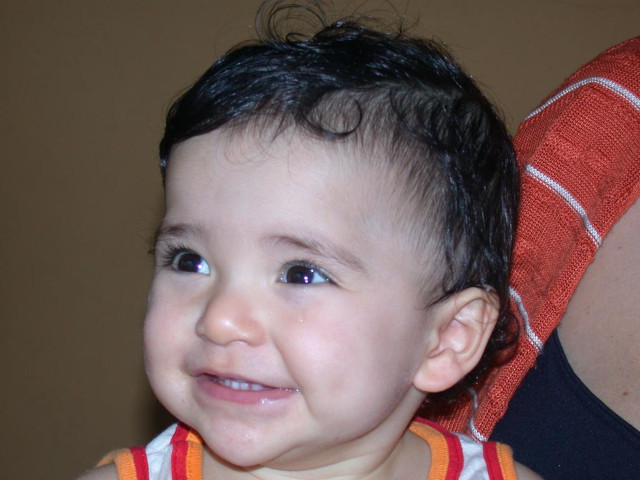
//> input picture PDI/4/biel.jpg, 640 x 480 px
$ ./esteg-decode biel.jpg   (built with g++ and OpenCV 4)
//> lines starting //> are read from the running program, lines starting //| are printed output that depends on the picture
#include <iostream>
#include <opencv2/opencv.hpp>

int main(int argc, char**argv) {
  cv::Mat imagemCodificada, imagemEscondida;
  cv::Vec3b valCodificada, valEscondida;
  int nbits = 3;

  imagemCodificada = cv::imread(argv[1], cv::IMREAD_COLOR);
//> imagemCodificada is the input picture: 480 rows x 640 cols, CV_8UC3; mean B, G, R 89.9, 92.5, 114.1

  if (imagemCodificada.empty()) {
    std::cout << "imagem nao carregou corretamente" << std::endl;
    return (-1);
  }

  cv::imshow("image", imagemCodificada);
  cv::waitKey();

  imagemEscondida = imagemCodificada.clone();

  for (int i = 0; i < imagemCodificada.rows; i++) {
    for (int j = 0; j < imagemCodificada.cols; j++) {
      valCodificada = imagemCodificada.at<cv::Vec3b>(i, j);
      valCodificada[1] = valCodificada[1] << (8-nbits);
      valCodificada[0] = valCodificada[0] << (8-nbits);
      valCodificada[2] = valCodificada[2] << (8-nbits);
      valEscondida[0] = valCodificada[0];
      valEscondida[1] = valCodificada[1];
      valEscondida[2] = valCodificada[2];
      imagemEscondida.at<cv::Vec3b>(i, j) = valEscondida;
    }
  }
//> this loop made 480 passes
//> valCodificada on passes 1 to 3: [224, 0, 160], [0, 32, 192], [0, 32, 192]
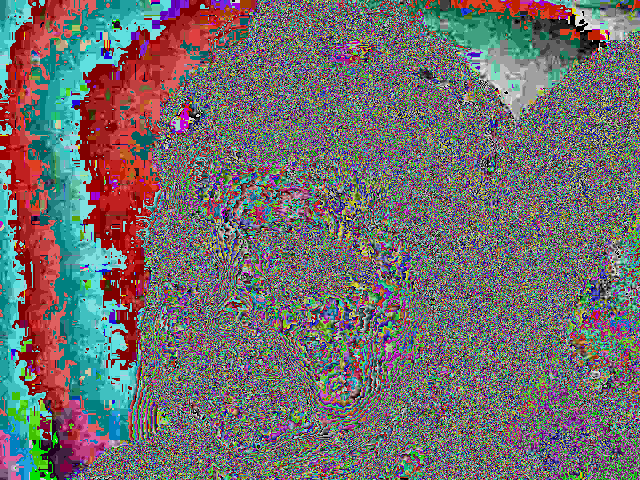
//> imagemEscondida: 480 rows x 640 cols, CV_8UC3; mean B, G, R 110, 110.1, 112.9
//> after the loop, valCodificada = [192, 96, 192]
  imwrite("esteganografia-dec.png", imagemEscondida);

  cv::imshow("image", imagemEscondida);
  cv::waitKey();

  return 0;
}

$ run again, on PDI/4/paisagem.jpg
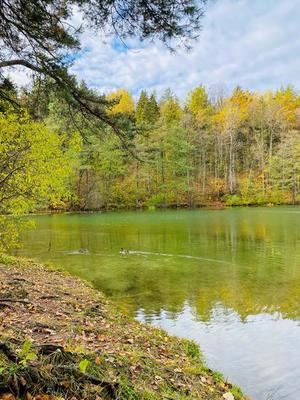
//> input picture PDI/4/paisagem.jpg, 300 x 400 px
//> imagemCodificada is the input picture: 400 rows x 300 cols, CV_8UC3; mean B, G, R 101.1, 148.6, 149
//> the loop `for (int i = 0; i < imagemCodificada.rows; i++)` made 400 passes
//> valCodificada on passes 1 to 3: [0, 0, 192], [224, 224, 160], [160, 160, 96]
//> after the loop `for (int i = 0; i < imagemCodificada.rows; i++)`:
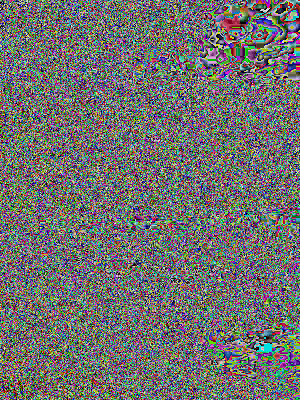
//> imagemEscondida: 400 rows x 300 cols, CV_8UC3; mean B, G, R 110.5, 112, 111.6
//> after the loop `for (int i = 0; i < imagemCodificada.rows; i++)`: valCodificada = [96, 224, 32]

$ run again, on PDI/4/sushi.jpg
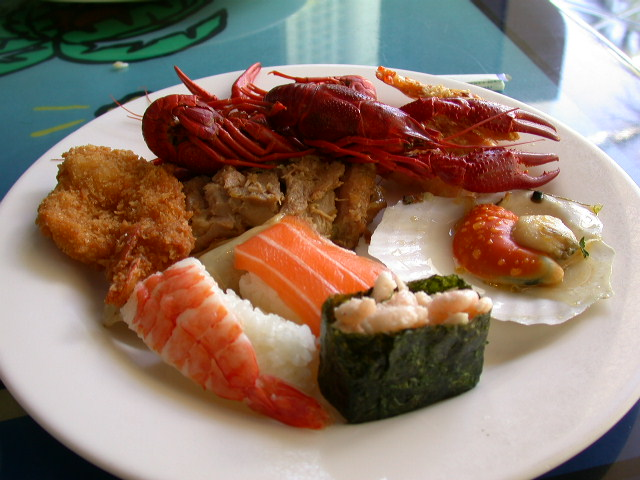
//> input picture PDI/4/sushi.jpg, 640 x 480 px
//> imagemCodificada is the input picture: 480 rows x 640 cols, CV_8UC3; mean B, G, R 106.3, 120.1, 142.2
//> the loop `for (int i = 0; i < imagemCodificada.rows; i++)` made 480 passes
//> valCodificada on passes 1 to 3: [160, 64, 96], [0, 96, 128], [128, 128, 0]
//> after the loop `for (int i = 0; i < imagemCodificada.rows; i++)`:
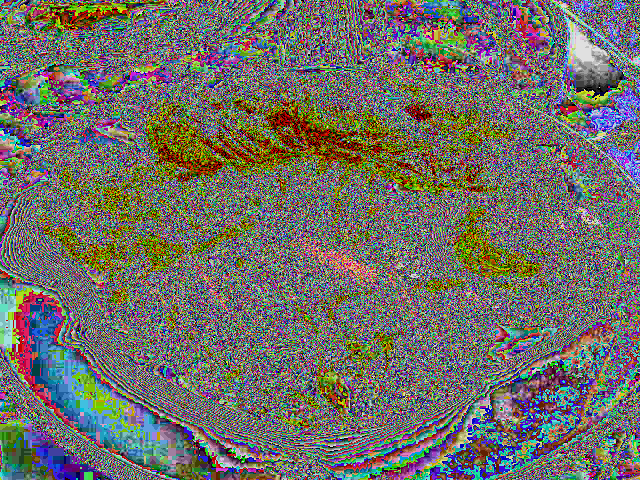
//> imagemEscondida: 480 rows x 640 cols, CV_8UC3; mean B, G, R 103.2, 109.9, 111.5
//> after the loop `for (int i = 0; i < imagemCodificada.rows; i++)`: valCodificada = [0, 192, 128]
